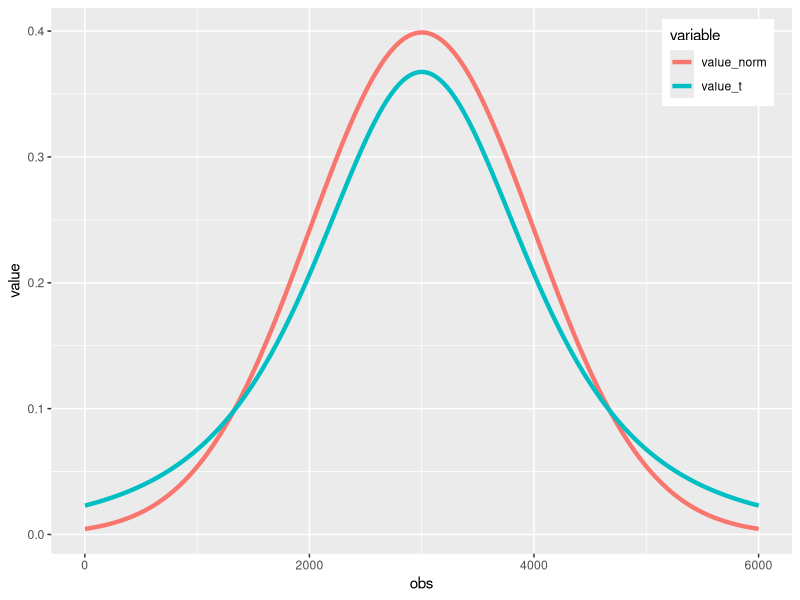
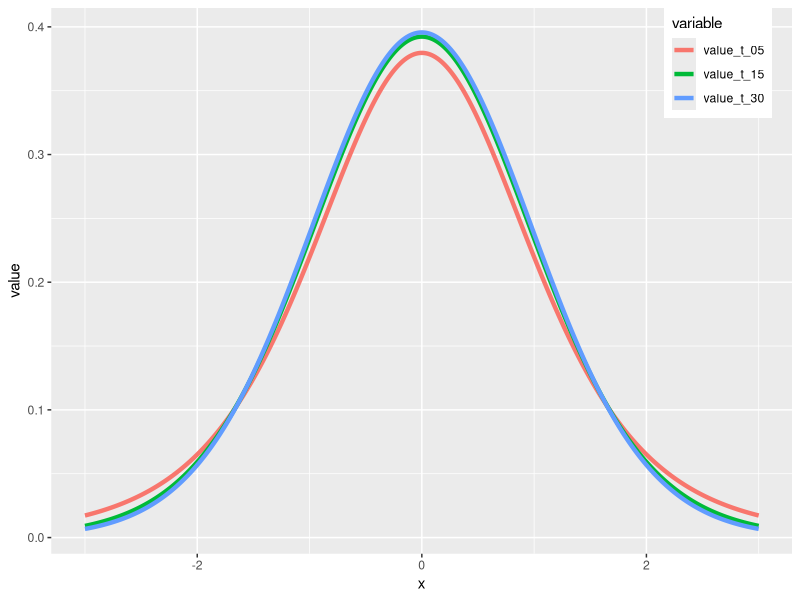

Write the R code that produced these figures, in order.
## ---- chunk 1
dist_norm = dnorm(x = seq(-3, 3, by = 0.001))
dist_t = dt(x = seq(-3, 3, by = 0.001), df = 3)

df = data.frame(obs = 1:length(dist_norm),
                x = seq(-3, 3, by = 0.001),
                value_norm = dist_norm,
                value_t = dist_t)

df_melt = reshape2::melt(data = df, id.vars = c("obs", "x"))
head(df_melt)

library("ggplot2")
ggplot() + 
  geom_line(data = df_melt,
            aes(x = obs,
                y = value,
                group = variable,
                color = variable),
            size = 1.5) + 
  theme(legend.position = c(0.9, 0.9))
## ---- chunk 2
dist_t_05 = dt(x = seq(-3, 3, by = 0.001), df = 5)
dist_t_15 = dt(x = seq(-3, 3, by = 0.001), df = 15)
dist_t_30 = dt(x = seq(-3, 3, by = 0.001), df = 30)

df = data.frame(obs = 1:length(dist_t_05),
                x = seq(-3, 3, by = 0.001),
                value_t_05 = dist_t_05,
                value_t_15 = dist_t_15,
                value_t_30 = dist_t_30)

df_melt = reshape2::melt(data = df, id.vars = c("obs", "x"))
head(df_melt)

library("ggplot2")
ggplot() + 
  geom_line(data = df_melt,
            aes(x = x,
                y = value,
                group = variable,
                color = variable),
            size = 1.5) + 
  theme(legend.position = c(0.9, 0.9))
